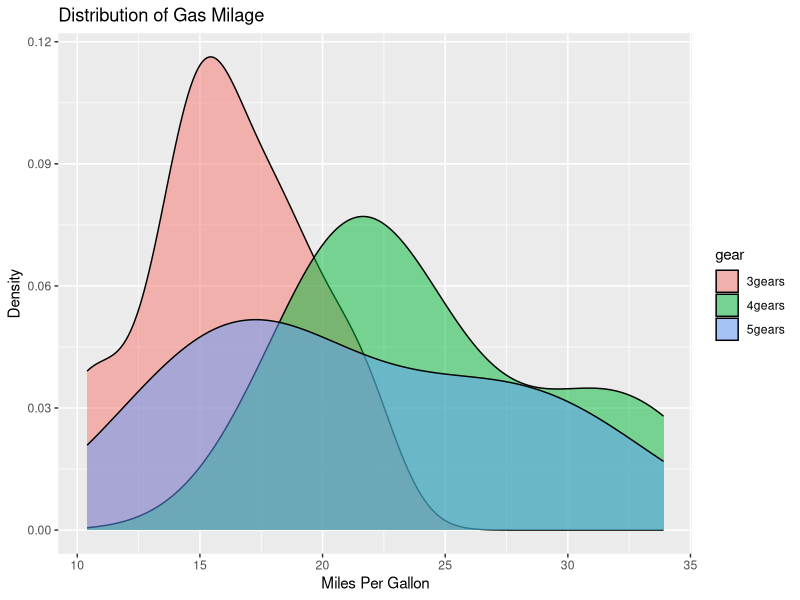
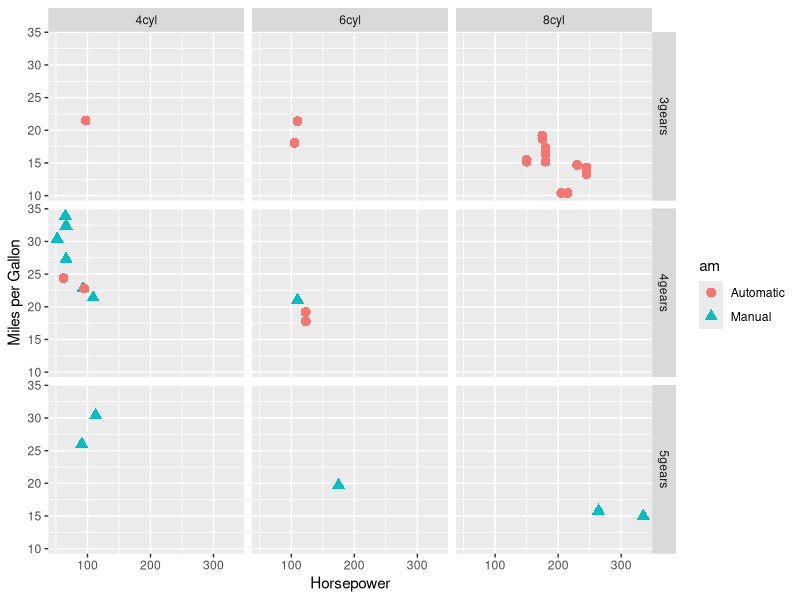
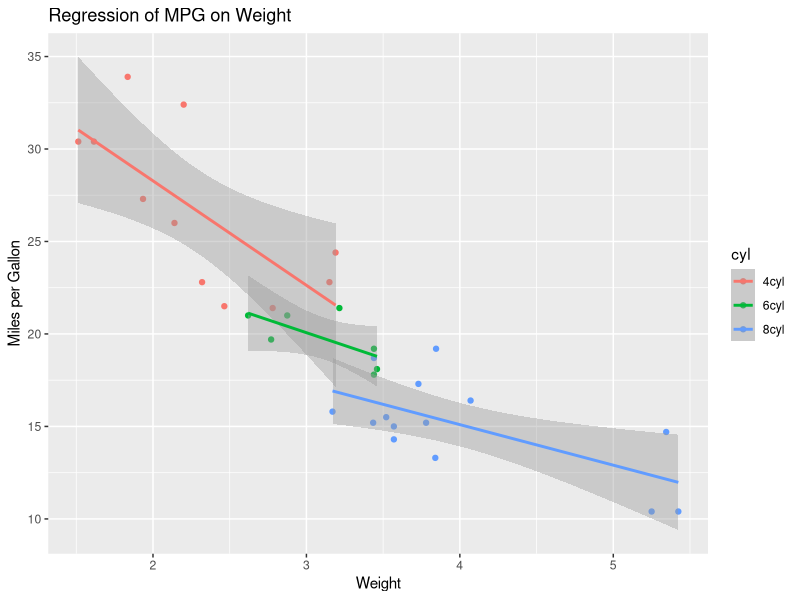
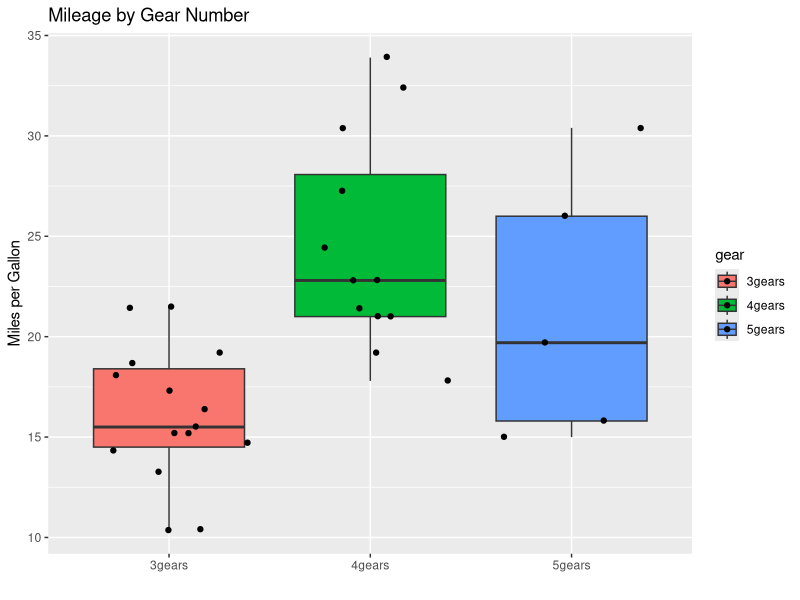

The R script that drew these images, in order:
# ggplot2 examples
library(ggplot2)

# create factors with value labels 
mtcars$gear <- factor(mtcars$gear,levels=c(3,4,5),
   labels=c("3gears","4gears","5gears")) 
mtcars$am <- factor(mtcars$am,levels=c(0,1),
   labels=c("Automatic","Manual")) 
mtcars$cyl <- factor(mtcars$cyl,levels=c(4,6,8),
   labels=c("4cyl","6cyl","8cyl")) 

# Kernel density plots for mpg
# grouped by number of gears (indicated by color)
qplot(mpg, data=mtcars, geom="density", fill=gear, alpha=I(.5), 
   main="Distribution of Gas Milage", xlab="Miles Per Gallon", 
   ylab="Density")

# Scatterplot of mpg vs. hp for each combination of gears and cylinders
# in each facet, transmittion type is represented by shape and color
qplot(hp, mpg, data=mtcars, shape=am, color=am, 
   facets=gear~cyl, size=I(3),
   xlab="Horsepower", ylab="Miles per Gallon") 

# Separate regressions of mpg on weight for each number of cylinders
qplot(wt, mpg, data=mtcars, geom=c("point", "smooth"), 
   method="lm", formula=y~x, color=cyl, 
   main="Regression of MPG on Weight", 
   xlab="Weight", ylab="Miles per Gallon")

# Boxplots of mpg by number of gears 
# observations (points) are overlayed and jittered
qplot(gear, mpg, data=mtcars, geom=c("boxplot", "jitter"), 
   fill=gear, main="Mileage by Gear Number",
   xlab="", ylab="Miles per Gallon")